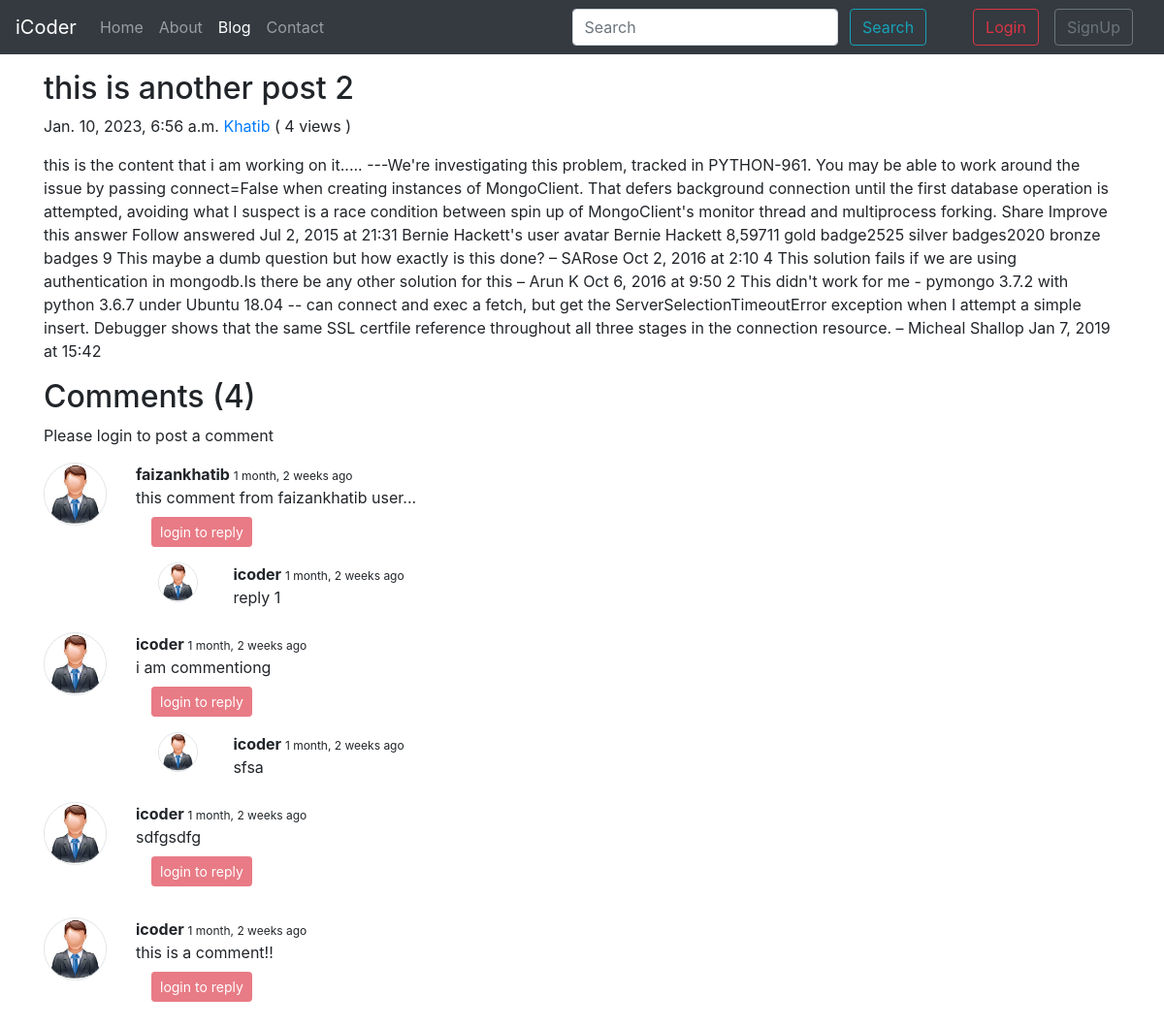
The app's page /blog/this-is-another with its own data.
### blog/models.py (models this page shows, shortened)
class Post(models.Model):
    sno = models.AutoField(primary_key=True)
    title = models.CharField(max_length=300)
    content = models.TextField()
    author = models.CharField(max_length=100)
    slug = models.CharField(max_length=150)
    timeStamp = models.DateTimeField(blank = True)
    views = models.IntegerField(default=0)

class BlogComment(models.Model):
    sno = models.AutoField(primary_key=True)
    comment = models.TextField()
    user = models.ForeignKey(User,on_delete=models.CASCADE)
    post = models.ForeignKey(Post, on_delete=models.CASCADE)
    parent = models.ForeignKey("self",on_delete=models.CASCADE, null=True)
    timestamp = models.DateTimeField(default=now)

### blog/views.py (the view)
# urls.py: path('<str:slug>', views.blogPost, name='blogPost'),
def blogPost(request,slug):
    post = Post.objects.filter(slug=slug).first()
    comments = BlogComment.objects.filter(post=post, parent=None)
    replies = BlogComment.objects.filter(post=post).exclude(parent=None) #instead of using "parent != None"
    post.views = post.views + 1
    post.save()
    replyDict = {}
    for reply in replies:
        if reply.parent.sno  not in replyDict.keys():
            replyDict[reply.parent.sno] = [reply]
        else:
            replyDict[reply.parent.sno].append(reply)
    context = {"post": post, "comments": comments, "user": request.user, "replyDict": replyDict}
    return render(request, "blog/blogPost.html", context)

### blog/templatetags/extras.py (called while the page is built)
@register.filter(name="get_val")
def get_val(dict, key):
    return dict.get(key)

### templates/blog/blogPost.html (shortened to what this page needs)
{% extends "base.html" %}
{% block blogactive %} active {% endblock blogactive %}
{% block body %}
{% load humanize %}
{% load extras %}
<div class="container my-3">
        <h2 class="blog-post-title"> {{post.title}} </h2>
        <p class="blog-post-meta"> {{post.timeStamp}} <a href="/about"> {{post.author}} </a> (<span> {{post.views}} views </span>) </p>
        <p> {{post.content|safe}} </p>
</div>
<div class="container">
        <h2>Comments ({{comments.count}})</h2>
        <div class="my-2">
                {% if user.is_authenticated %}
                <form action="/blog/postComment" method="post"> {% csrf_token %}
                        <div class="form-group">
                                <label for="comment"> Comment here </label>
                                <input type="text" class="form-control" id="comment" name="comment">
                        </div>
                        <input type="hidden" name="postSno" value="{{post.sno}}">
                        <input type="hidden" name="parentSno" value="">
                        <button type="submit" class="btn btn-dark">Submit</button>
                </form>
                {% else %}
                <p>Please login to post a comment</p>
                {% endif %}
        </div>
        {% for comment in comments  %}
        <div class="row my-3">
                <div class="col-md-1">
                <img class="rounded-pill mx-auto d-block w-100 border " src="/static/img/user.png.jfif" alt="user">
                </div>
                <div class="col-md-11">
                <b> {{comment.user.username}} </b> <span style="font-size: 12px;"> {{comment.timestamp | naturaltime}} </span>
                <div> {{comment.comment}} </div>
                <div class="reply mx-3">
                        {% if user.is_authenticated %}
                                <button class="btn btn-sm btn-danger my-2" type="button" data-toggle="collapse" data-target="#replyBox{{comment.sno}}" aria-expanded="false" aria-controls="replyBox{{comment.sno}}">
                                  reply
                                </button>
                              <div class="collapse" id="replyBox{{comment.sno}}">
                                <div class="card card-body my-2">
                                        <form action="/blog/postComment" method="post">
                                                {% csrf_token %}
                                                <div class="form-group">
                                                        <label for="comment">reply</label>
                                                        <input type="text" class="form-control" id="replyComment" name="comment">
                                                        <input type="hidden" name="parentSno" value="{{comment.sno}}">
                                                </div>
                                                <input type="hidden" name="postSno" value="{{post.sno}}">
                                                <button type="submit" class="btn btn-dark">Submit</button>
                                        </form>
                                </div>
                              </div>
                              {% else %}
                              <button class="btn btn-sm btn-danger my-2" type="button" data-toggle="collapse" data-target="#replyBox{{comment.sno}}" aria-expanded="false" aria-controls="replyBox{{comment.sno}}" disabled>
                                login to reply
                              </button>
                              {% endif %}
                              <div class="replies my-2">
                                {% for reply in replyDict|get_val:comment.sno %}
                                <div class="row my-2">
                                        <div class="col-md-1">
                                        <img class="rounded-pill mx-auto d-block w-75 border " src="/static/img/user.png.jfif" alt="user">
                                        </div>
                                        <div class="col-md-11">
                                                <b> {{reply.user.username}} </b> <span style="font-size: 12px;"> {{reply.timestamp | naturaltime}} </span>
                                                <div> {{reply.comment}} </div>
                                        </div>
                                        <br>
                                </div>
                                {% endfor %}
                              </div>
                </div>
        </div>
        </div>
        {% endfor %}
</div>
{% endblock body %}

### templates/base.html (shortened to what this page needs)
<!doctype html>
<html lang="en">
<head>
  <link rel="stylesheet" href="https://cdn.jsdelivr.net/npm/bootstrap@4.4.1/dist/css/bootstrap.min.css"
>
</head>
<body>
  <nav class="navbar navbar-expand-lg navbar-dark bg-dark ">
    <a class="navbar-brand" href="/">iCoder</a>
    <div class="collapse navbar-collapse" id="navbarSupportedContent">
      <ul class="navbar-nav mr-auto">
        <li class="nav-item {% block homeactive %} {% endblock homeactive %} ">
          <a class="nav-link" href="/">Home <span class="sr-only">(current)</span></a>
        </li>
        <li class="nav-item {% block aboutactive %} {% endblock aboutactive %}">
          <a class="nav-link" href="/about">About</a>
        </li>
        <li class="nav-item {% block blogactive %} {% endblock blogactive %}">
          <a class="nav-link" href="/blog">Blog</a>
        </li>
        <li class="nav-item {% block contactactive %} {% endblock contactactive %}">
          <a class="nav-link" href="/contact">Contact</a>
        </li>
      </ul>
      <div class="ml-auto form-inline ">
        <form method="get" action="/search" class="my-2 my-lg-0 mx-5">
          <input class="form-control mr-sm-2" type="search" placeholder="Search" name="query" id="query"
            aria-label="Search">
          <button class="btn btn-outline-info " type="submit">Search</button>
        </form>
        {% if user.is_authenticated %}
        <ul class="navbar-nav mr-2">
          <li class="nav-item dropdown">
            <a class="nav-link dropdown-toggle" href="#" id="navbarDropdown" role="button" data-toggle="dropdown"
              aria-haspopup="true" aria-expanded="false">
              Welcome {{request.user}}
            </a>
            <div class="dropdown-menu mt-2 " aria-labelledby="navbarDropdown">
              <a class="dropdown-item" href="/logout">Logout</a>
              <a class="dropdown-item" href="/admin">Admin</a>
            </div>
          </li>
        </ul>
      </div>
      {% else %}
      <button type="button" class="btn btn-outline-danger mr-3" data-toggle="modal" data-target="#loginModal" required>
        Login
      </button>
      <button type="button" class="btn btn-outline-secondary mr-3" data-toggle="modal" data-target="#signUpModal" required>
        SignUp
      </button>
      {% endif %}
    </div>
  </nav>
  {% block body %}{% endblock body %}
</body>
</html>

### records on screen
Post: title "this is another post 2", timeStamp "Jan. 10, 2023, 6:56 a.m.", author "Khatib", views "4", content "this is the content that i am working on it..... ---We're investigating this problem, tracked in PYTHON-961. You may be able to work around the issue by passing connect=False when creating instances of MongoClient. That defers background connection until the first database operation is attempted, avoiding what I suspect is a race condition between spin up of MongoClient's monitor thread and multiprocess forking. Share Improve this answer Follow answered Jul 2, 2015 at 21:31 Bernie Hackett's user avatar Bernie Hackett 8,59711 gold badge2525 silver badges2020 bronze badges 9 This maybe a dumb question but how exactly is this done? – SARose Oct 2, 2016 at 2:10 4 This solution fails if we are…"
BlogComment: user.username "faizankhatib", timestamp "1 month, 2 weeks ago", comment "this comment from faizankhatib user..."
BlogComment: user.username "icoder", timestamp "1 month, 2 weeks ago", comment "reply 1"
BlogComment: user.username "icoder", timestamp "1 month, 2 weeks ago", comment "i am commentiong"
BlogComment: user.username "icoder", timestamp "1 month, 2 weeks ago", comment "sfsa"
BlogComment: user.username "icoder", timestamp "1 month, 2 weeks ago", comment "sdfgsdfg"
BlogComment: user.username "icoder", timestamp "1 month, 2 weeks ago", comment "this is a comment!!"

### other values on screen
{{ comments.count }} "4"
